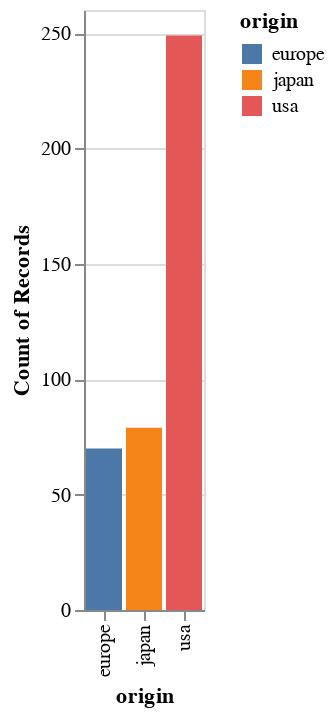

Notebook source saved alongside this figure:
### Markdown cell above
Here is the basic bar chart for this data.  Notice how we use `"count()"` to tell Altair to count how many instances there are in each category.  For example, the following says that there are about 70 cars from Europe in this dataset.

### Code cell
c2 = alt.Chart(cars).mark_bar().encode(
    x="origin",
    y="count()",
    color="origin"
)

c2

### Figure 1 — Vega-Lite specification as saved in the notebook (floating-point values rounded to 4 significant figures; data arrays with more than 128 entries replaced by an {"elided": "..."} marker saying what was removed)
{"config": {"view": {"continuousWidth": 400, "continuousHeight": 300}}, "data": {"name": "data-f1198cc0481ad698d7dc4699e0a3efa7"}, "mark": "bar", "encoding": {"color": {"field": "origin", "type": "nominal"}, "x": {"field": "origin", "type": "nominal"}, "y": {"aggregate": "count", "type": "quantitative"}}, "$schema": "https://vega.github.io/schema/vega-lite/v4.17.0.json", "datasets": {"data-f1198cc0481ad698d7dc4699e0a3efa7": {"elided": "398 records"}}}
